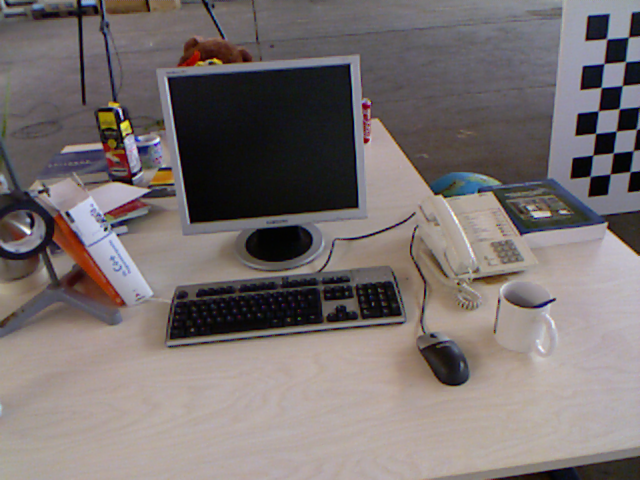
//> input picture image/pic1.png, 640 x 480 px
$ ./TestLineMatchingAlgorithm image/pic1.png image/pic2.png   (built with g++ and OpenCV 4)
//> lines starting //> are read from the running program, lines starting //| are printed output that depends on the picture
#include <math.h>
#include <time.h>
#include <fstream>

#include "LineDescriptor.hh"
#include <opencv2/imgproc/imgproc.hpp>
#include "PairwiseLineMatching.hh"

using namespace std;

void usage(int argc, char **argv)
{
	cout << "Usage: " << argv[0] << "  image1.png"
		 << "  image2.png" << endl;
}

int main(int argc, char **argv)
{
	int ret = -1;
	if (argc < 3)
	{
		usage(argc, argv);
		return ret;
	}
	//load first image from file
	std::string imageName1(argv[1]);
	std::string imageName2(argv[2]);

	cv::Mat leftImage;
	cv::Mat rightImage;

	leftImage = imread(imageName1, cv::IMREAD_GRAYSCALE);  // Read the file
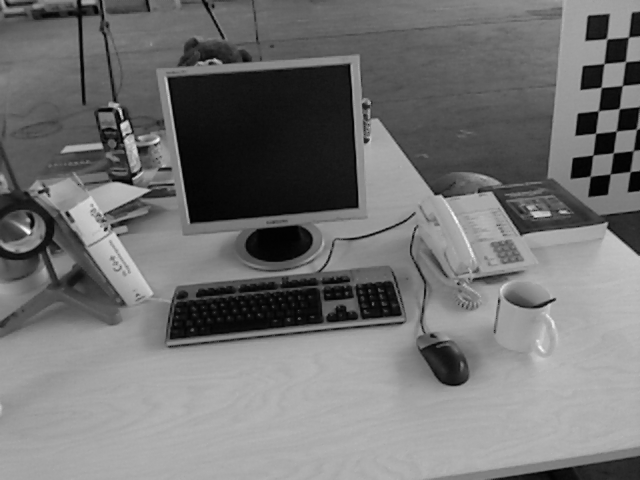
//> leftImage: 480 rows x 640 cols, CV_8UC1; min 1, max 253, mean 114.6
	rightImage = imread(imageName2, cv::IMREAD_GRAYSCALE); // Read the file
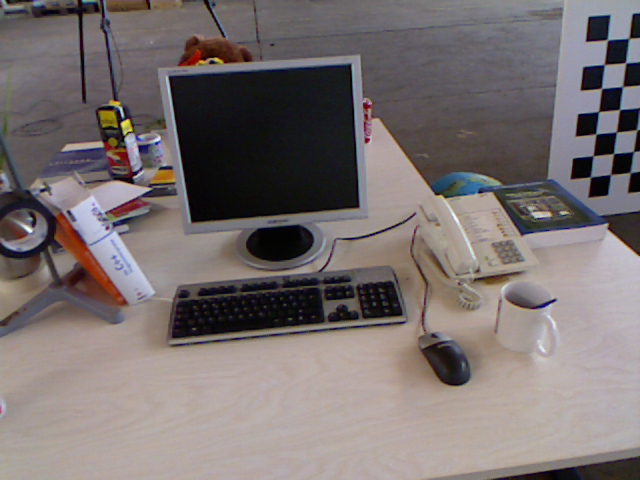
//> input picture image/pic2.png, 640 x 480 px
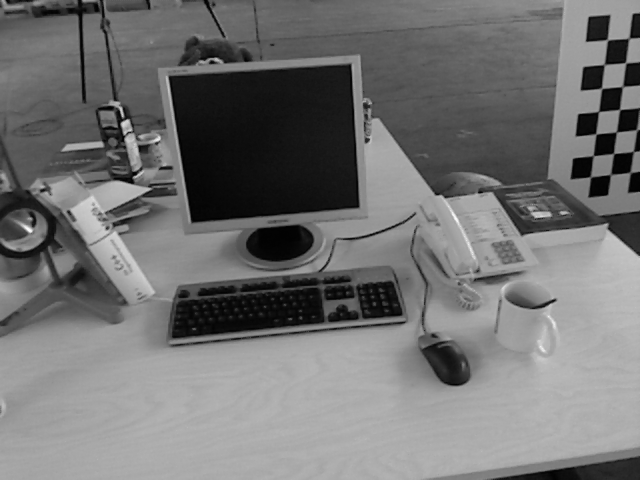
//> rightImage: 480 rows x 640 cols, CV_8UC1; min 1, max 252, mean 114.7
	if (!leftImage.data || !rightImage.data)			   // Check for invalid input
	{
		cout << "Could not open or find the image" << std::endl;
		return -1;
	}

	unsigned int imageWidth = leftImage.cols; //图片的宽与高
//> imageWidth = 640
	unsigned int imageHeight = leftImage.rows;
//> imageHeight = 480

	srand((unsigned)time(0));
	int lowest = 100, highest = 255;
	int range = (highest - lowest) + 1;
	unsigned int r, g, b; //the color of lines

	//initial variables
	cv::Mat leftColorImage(leftImage.size(), CV_8UC3);
	cv::Mat rightColorImage(rightImage.size(), CV_8UC3);

	cvtColor(leftImage, leftColorImage, cv::COLOR_GRAY2RGB);
	cvtColor(rightImage, rightColorImage, cv::COLOR_GRAY2RGB);

	///////////####################################################################
	///////////####################################################################
	//extract lines, compute their descriptors and match lines
	//提取线段，计算descriptor并进行线段匹配
//> (the run ends here: the program needs code that is not available in this run, at `LineDescriptor lineDesc;`)
